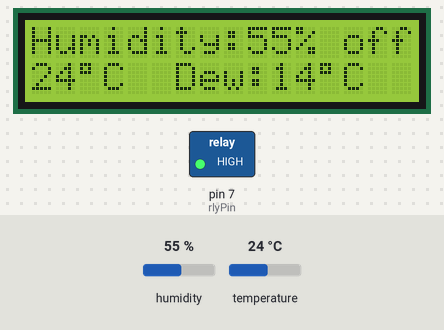
A sketch run on a simulated Arduino Uno, built with avr-gcc and run on an emulated ATmega328P. Parts: 16×2 character LCD, switched loads named in the sketch (green lamp = pin HIGH). Inputs (shaded band) come from the test bench; at power-on: humidity 55 %, temperature 24 °C.

Above: at 1.2 s.
1.3 s: humidity set to 71 %
At 3.4 s:
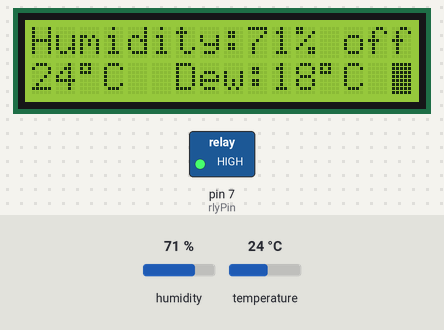
7.3 s: humidity set to 75 %
At 8.9 s:
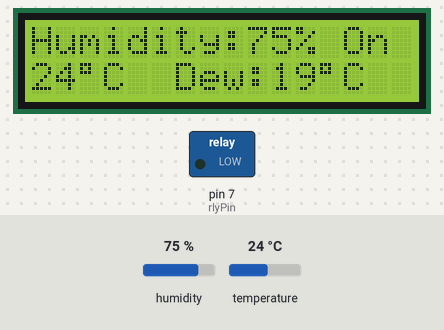
13.3 s: temperature set to 12 °C
At 15.6 s:
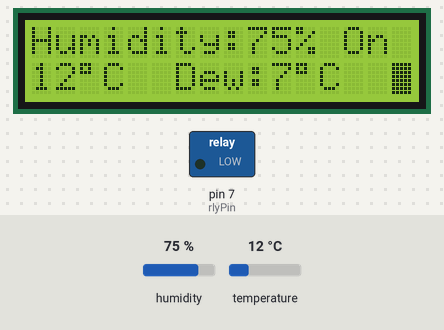
17.8 s: temperature set to 19 °C
At 19.7 s:
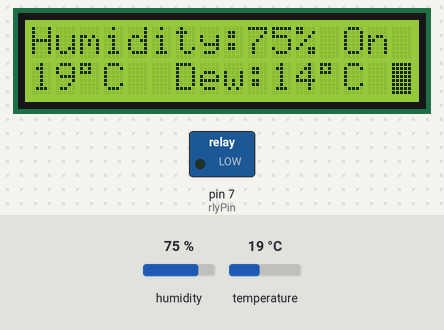
Timing chart, 0 to 21.2 s (numbered marks = the images above; inputs shaded):
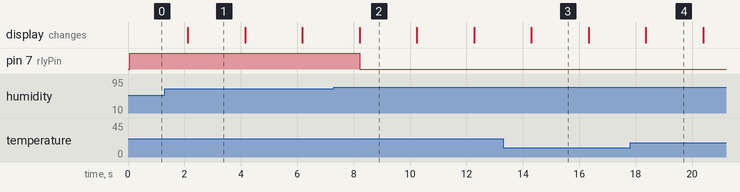

Measured:
- the behaviour switches between 73 and 74 % on humidity (found by bisection; images 1 and 2)
- after the input at 1.3 s, the display: changes after 0.82 s (image 1)
- after the input at 7.3 s, pin 7 (rlyPin): HIGH → LOW after 0.91 s; the display: changes after 0.91 s (image 2)
- after the input at 13.3 s, the display: changes after 1.0 s (image 3)
- after the input at 17.8 s, the display: changes after 0.56 s (image 4)
- what the display in image 1 shows lasts 2.1 s, from 2.1 s to 4.2 s

The sketch:

sketch_dehumid.ino
```cpp
//
// FILE:  dehumid.pde
// Written by Andy Doswell 4th May 2014
// PURPOSE: DHT11 sensor with LCD Display and output for controlling dehumidifier.
// Dehumidifier is controlled by a relay attached to pin 7, defined in rlyPin.
// DHT11 sensor is connected to 8, as defined in #define
// LCD is a Hitachi HD44780 or compatible, attached thus:
// LCD RS pin to digital pin 12
// LCD Enable pin to digital pin 11
// LCD D4 pin to digital pin 5
// LCD D5 pin to digital pin 4
// LCD D6 pin to digital pin 3
// LCD D7 pin to digital pin 2
// RW to GND
// V0 Held high (this may or may not work with your LCD, usual practice is to connect this to a 10K pot between +5 and GND)
// delta max = 0.6544 wrt dewPoint()
// 6.9 x faster than dewPoint()
// reference: http://en.wikipedia.org/wiki/Dew_point
double dewPointFast(double celsius, double humidity)
{
	double a = 17.271;
	double b = 237.7;
	double temp = (a * celsius) / (b + celsius) + log(humidity*0.01);
	double Td = (b * temp) / (a - temp);
	return Td;
}


#include <dht.h>

dht DHT;

#define DHT11_PIN 8

#include <LiquidCrystal.h>

LiquidCrystal lcd(12, 11, 5, 4, 3, 2);

// define constants & global variables
const int rlyPin = 7; //defines pin the relay is connected to. relay is active low
int WatchDog = 0; //watchdog default
const int TimerLength = 1800;// number of seconds in an hour / 2 - this sets the minimum time the dehumidifier will remain on for.
int Timer = 0; //timer is off to start
boolean Dew = false; // This is the dew flag. Off as default.

void setup()
{

  lcd.begin(16, 2); // defines the LCD as a 16 x 2
  pinMode (rlyPin, OUTPUT); // sets our relay pin
  digitalWrite (rlyPin, HIGH); // sets the relay off for default condition.

}

void loop()
{
  int chk = DHT.read11(DHT11_PIN); // these 4 lines get data from the sensor
  int dew = dewPointFast(DHT.temperature, DHT.humidity);
  int temp = (DHT.temperature);
  int humidity = (DHT.humidity);

  int dewTrip= dew + 5; // Brings the dehumidifier on 5 deg C before the dew point.

// writes information about the system to the LCD
  lcd.clear ();
  lcd.print("Humidity:");
  lcd.print(humidity);
  lcd.print("%");
  lcd.setCursor(0, 1);
  lcd.print(temp);
  lcd.print((char)0xDF);
  lcd.print("C");
  lcd.setCursor(6, 1);
  lcd.print("Dew:");
  lcd.print(dew);
  lcd.print((char)0xDF);
  lcd.print("C");

// Dew detect loop. If the dewTrip point is reached, start the timer running and set the Dew flag
  if ( temp <= dewTrip ) {
    Dew = true;
    Timer = 1;
  }
  else {
    Dew = false;
}


  if (Timer >= TimerLength and Dew == false) { // If the timer has expired and there's no dew, switch the dehumidifier off.
    Timer = 0;
    digitalWrite (rlyPin, HIGH);

  }

  if (Timer !=0) {                // If the timer is running, switch the dehumidifier on , and write On to the lcd.
    digitalWrite (rlyPin, LOW);
    lcd.setCursor (13,0);
    lcd.print ("On");
    Timer++;
  }

 else {
   lcd.setCursor (13,0);
    lcd.print ("off");
 }

// Watchdog loop - blinks a curson in the bottom right of the LCD, just to let us know the thing is still running
  if ( WatchDog == 0 ) {
    lcd.setCursor (15, 1);
    lcd.print (" ");
    WatchDog++ ;
  }
  else {

    WatchDog-- ;
    lcd.setCursor (15, 1);
    lcd.print ((char)0xFF);
  }


  delay(2000); // we can only get data from the sensor once every 2 seconds.
}
//
// END OF FILE
//
```
